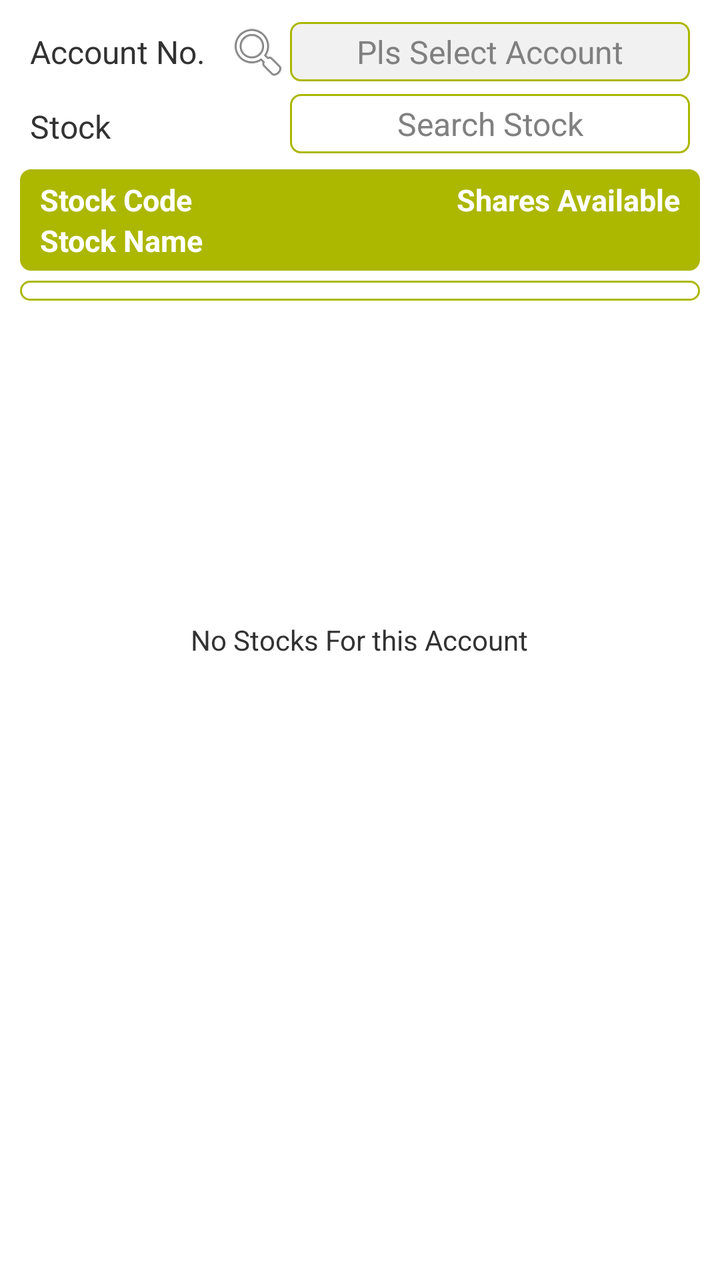
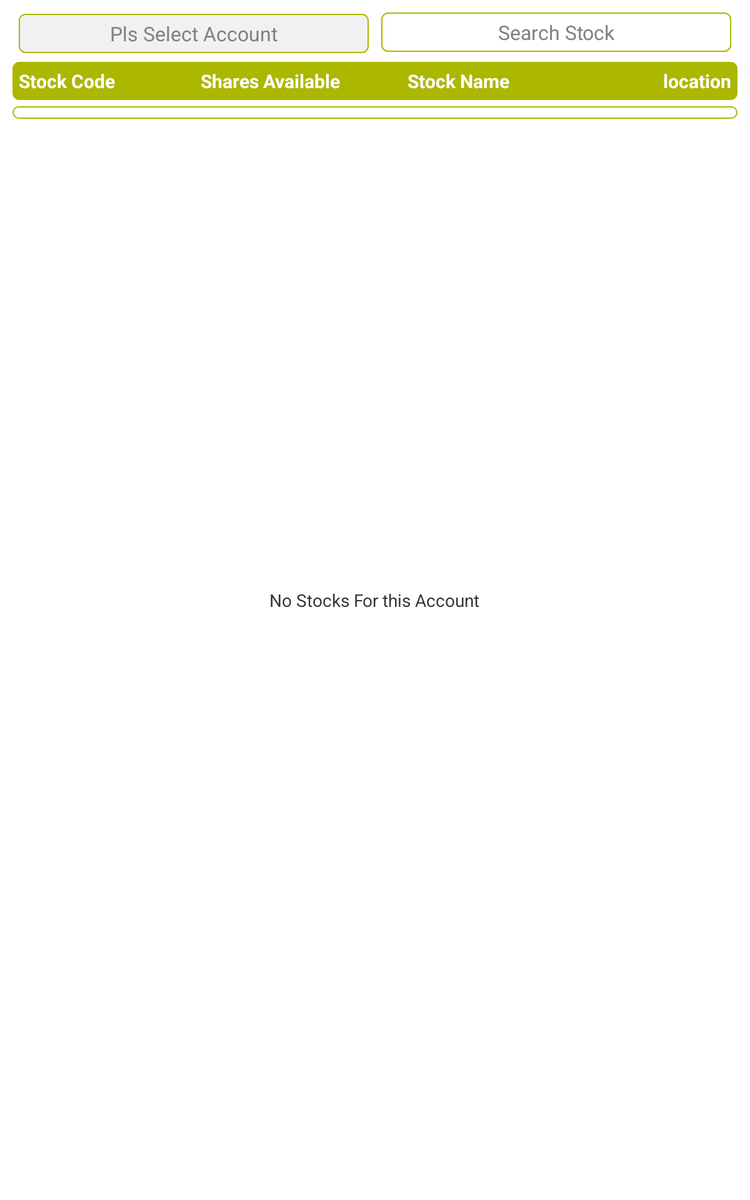

One screen, two layout resources from the same app: the default and the repository's alternative for another configuration. Each is rendered where Android would select it; the XML of both is given below.
<!-- AndroidManifest.xml: application theme MyTheme -->
<!-- res/layout/activity_account.xml -->
<RelativeLayout xmlns:android="http://schemas.android.com/apk/res/android"
    xmlns:tools="http://schemas.android.com/tools"
    android:layout_width="match_parent"
    android:layout_height="match_parent"
    tools:context="com.example.ifis.AccountActivity" >
    

    
		 <LinearLayout
            android:layout_width="wrap_content"
            android:layout_height="wrap_content"
            android:orientation="vertical" >
            
		     
             <LinearLayout
                             
            android:layout_marginLeft="10dp"
        	android:layout_marginRight="10dp"
       		android:layout_marginTop="10dp"
       		android:layout_marginBottom="5dp"
            android:background="@drawable/card_layout"
            android:layout_width="match_parent"
            android:layout_height="wrap_content"
            android:orientation="vertical" >

            <RelativeLayout
                android:layout_marginLeft="5dp"
                android:layout_marginRight="5dp"
                android:layout_weight="1.3"
                android:layout_width="match_parent"
                android:layout_height="wrap_content" >
                
                <TextView
                android:id="@+id/textViewACC1"
                android:layout_width="wrap_content"
                android:layout_height="wrap_content"
                android:layout_alignParentLeft="true"
                android:layout_centerVertical="true"
                android:text="Account No."
                android:textSize="16sp" />
                
      

                <ImageButton
                    android:background="@android:color/transparent"
                    android:layout_toLeftOf="@+id/accDisplayET"
                    android:id="@+id/searchAccButton"
                    android:layout_centerVertical="true"
                    android:layout_width="wrap_content"
                    android:layout_height="wrap_content"
                    android:onClick="didClickAccSrch"
                    android:src="@android:drawable/ic_menu_search" />

                <EditText
                    android:textSize="16sp"
                    android:padding="4dp"
                    android:gravity="center"
                    android:clickable="false" 
        			android:cursorVisible="false" 
        			android:focusable="false"
        			android:focusableInTouchMode="false"
                    android:id="@+id/accDisplayET"
                    android:layout_width="200dp"
                    android:layout_height="wrap_content"
                    android:layout_alignParentRight="true"
                    android:layout_centerVertical="true"
                    android:background="@drawable/readonly_box"
                    android:ems="10"
                    android:hint="Pls Select Account"
                    android:imeActionLabel="Done"
                    android:imeOptions="actionDone"
                    android:inputType="text"
                    android:paddingLeft="@dimen/activity_horizontal_margin"
                    android:textColor="@color/text_main_color" />


            </RelativeLayout>

            <RelativeLayout
                android:layout_marginTop="5dp"
                android:layout_weight="1"
                android:layout_marginLeft="5dp"
                android:layout_marginRight="5dp"
                android:layout_width="wrap_content"
                android:layout_height="wrap_content" >
                
                <TextView
                android:id="@+id/textViewACC2"
                android:layout_width="wrap_content"
                android:layout_height="wrap_content"
                android:layout_alignParentLeft="true"
                android:layout_centerVertical="true"
                android:text="Stock"
                android:textSize="16sp" />

            <EditText
                android:padding="4dp"
                android:id="@+id/stkAccET"
                android:layout_width="200dp"
                android:layout_height="wrap_content"
                android:layout_alignParentRight="true"
                android:layout_alignParentTop="true"
                android:textSize="16sp"
                android:background="@drawable/borderbluesolidwhite"
                android:ems="10"
                android:hint="Search Stock"
                android:gravity="center"
                android:imeActionLabel="Done"
                android:imeOptions="actionDone"
                android:inputType="text"
                android:layout_marginBottom="3dp"
                android:paddingLeft="@dimen/activity_horizontal_margin"
                android:textColor="@color/text_main_color" >
               </EditText>
                
            </RelativeLayout>

           

        </LinearLayout>

             <RelativeLayout
                
                android:paddingTop="5dp"
            	android:paddingBottom="5dp"
            	android:paddingLeft="5dp"
            	android:layout_marginBottom="5dp"
            	android:layout_marginLeft="10dp"
            	android:paddingRight="5dp"
            	android:layout_marginRight="10dp"
            	android:background="@drawable/table_heading"
                android:layout_width="match_parent"
                android:layout_height="wrap_content" >

                 <LinearLayout
                     android:layout_marginLeft="5dp"
                     android:layout_marginRight="5dp"
                     android:layout_width="wrap_content"
                     android:layout_height="wrap_content"
                     android:orientation="vertical" >

                     <RelativeLayout
                         android:layout_width="match_parent"
                         android:layout_height="wrap_content" >
                         
                          <TextView
                            	android:textColor="@android:color/white"
                    			android:textSize="15sp"
                    			android:textStyle="bold"
                    			android:layout_gravity="left"
               					android:id="@+id/textViewACC6"
                				android:layout_width="wrap_content"
                				android:layout_height="wrap_content"
                				android:layout_alignParentLeft="true"
                				android:layout_centerVertical="true"
                				android:text="Stock Code"
                				android:textAppearance="?android:attr/textAppearanceSmall" />
                          
                         
                          <TextView
                              android:textColor="@android:color/white"
                    			android:textSize="15sp"
                    			android:textStyle="bold"
                    			android:gravity="right"
                				android:id="@+id/textViewACC8"
                				android:layout_marginLeft="15dp"
                				android:layout_alignParentRight="true"
                				android:layout_width="wrap_content"
                				android:layout_height="wrap_content"
                				android:layout_centerHorizontal="true"
                				android:layout_centerVertical="true"
                				android:text="Shares Available"
                				/>
        
                          
                         
                     </RelativeLayout>

                     <RelativeLayout
                         android:layout_width="match_parent"
                         android:layout_height="wrap_content" >
                          
                         
                         
                                            <TextView
                            	android:textColor="@android:color/white"
                    			android:textSize="15sp"
                    			android:textStyle="bold"
                    			android:layout_gravity="left"
               					android:id="@+id/textViewACC4"                				
                				android:layout_width="wrap_content"
                				android:layout_height="wrap_content"
                				android:layout_alignParentLeft="true"
                				android:layout_centerVertical="true"
                				android:text="Stock Name"
                				android:textAppearance="?android:attr/textAppearanceSmall" />
                          
                        
                          
                         
                     </RelativeLayout>

                 </LinearLayout>

             </RelativeLayout>

             <ListView
                 
                 android:paddingTop="5dp"
            android:paddingBottom="5dp"
           
            android:layout_marginBottom="5dp"
            android:layout_marginLeft="10dp"
            
            android:layout_marginRight="10dp"
            android:background="@drawable/borderbluesolidwhite"
                 android:id="@+id/stocklistView1"
                 android:layout_width="match_parent"
                 android:layout_height="wrap_content" >
             </ListView>
		     
        </LinearLayout>

		 <TextView
		     android:layout_centerHorizontal="true"
		     android:layout_centerVertical="true"
		     android:id="@+id/emptyTV2"
		     android:layout_width="wrap_content"
		     android:layout_height="wrap_content"
		     android:text="No Stocks For this Account" />
   
</RelativeLayout>
<!-- resources referenced by this layout -->
<resources>
  <color name="text_main_color">#6c6c6e</color>
  <!-- drawable borderbluesolidwhite (drawable-hdpi) -->
  <shape xmlns:android="http://schemas.android.com/apk/res/android"
         android:shape="rectangle"
         android:color="@android:color/white" >
    
    <corners
        android:radius="5dp"
        android:topLeftRadius="5dp"
        android:topRightRadius="5dp"
        android:bottomRightRadius="5dp"
        android:bottomLeftRadius="5dp" />
    <stroke
        android:width="1dp"
        android:color="@color/ifisGreen" />
    <solid 
        android:color="@android:color/white" />
  </shape>
  <!-- drawable readonly_box (drawable-hdpi) -->
  <shape xmlns:android="http://schemas.android.com/apk/res/android"
         android:shape="rectangle"
         android:color="@android:color/white" >
    
    <corners
        android:radius="5dp"
        android:topLeftRadius="5dp"
        android:topRightRadius="5dp"
        android:bottomRightRadius="5dp"
        android:bottomLeftRadius="5dp" />
    <stroke
        android:width="1dp"
        android:color="@color/ifisGreen" />
    <solid 
        android:color="@color/readOnly" />
  </shape>
  <!-- drawable table_heading (drawable-hdpi) -->
  <shape xmlns:android="http://schemas.android.com/apk/res/android"
         android:shape="rectangle"
         android:color="@android:color/white" >
    <corners
        android:radius="5dp"
        android:topLeftRadius="5dp"
        android:topRightRadius="5dp"
        android:bottomRightRadius="5dp"
        android:bottomLeftRadius="5dp" />
    <stroke
        android:width="1dp"
        android:color="@color/ifisGreen" />
    <solid 
        android:color="@color/ifisGreen" />
  </shape>
  <style name="MyTheme" parent="@android:style/Theme.Holo.Light">
          <item name="android:actionBarStyle">@style/MyActionBar</item>
      </style>
  <color name="ifisGreen">#ACB700</color>
  <color name="readOnly">#F1F1F1</color>
  <style name="MyActionBar" parent="@android:style/Widget.Holo.Light.ActionBar">
          <item name="android:background">@color/ifisGreen</item>
          <item name="android:icon">@android:color/transparent</item>
          <item name="android:textColor">@color/ifisGreen</item>
          <item name="android:height">30dp</item>        
      </style>
</resources>
<!-- res/layout-sw600dp/activity_account.xml (the repository's variant of the layout above) -->
<!-- drawn on a 7-inch tablet held upright -->
<RelativeLayout xmlns:android="http://schemas.android.com/apk/res/android"
    xmlns:tools="http://schemas.android.com/tools"
    android:layout_width="match_parent"
    android:layout_height="match_parent"
    tools:context="com.example.ifis.AccountActivity" >
    

    
		 <LinearLayout
            android:layout_width="wrap_content"
            android:layout_height="wrap_content"
            android:orientation="vertical" >
            
		     
             <LinearLayout
            android:gravity="center"          
            android:layout_marginLeft="10dp"
        	android:layout_marginRight="10dp"
       		android:layout_marginTop="10dp"
       		android:layout_marginBottom="5dp"
            android:background="@drawable/card_layout"
            android:layout_width="match_parent"
            android:layout_height="wrap_content"
            android:orientation="horizontal" >

            <RelativeLayout
                android:layout_marginLeft="5dp"
                android:layout_marginRight="5dp"
                android:layout_weight="1"
                android:layout_width="match_parent"
                android:layout_height="wrap_content" >
                
                <TextView
                android:id="@+id/textViewACC1"
                android:layout_width="wrap_content"
                android:layout_height="wrap_content"
                android:layout_alignParentLeft="true"
                android:layout_centerVertical="true"
                android:text="Account No."
                android:textSize="16sp" />
                
      

                <ImageButton
                    android:background="@android:color/transparent"
                    android:layout_toLeftOf="@+id/accDisplayET"
                    android:id="@+id/searchAccButton"
                    android:layout_centerVertical="true"
                    android:layout_width="wrap_content"
                    android:layout_height="wrap_content"
                    android:onClick="didClickAccSrch"
                    android:src="@android:drawable/ic_menu_search" />

                <EditText
                    android:textSize="16sp"
                    android:padding="5dp"
                    android:gravity="center"
                    android:clickable="false" 
        			android:cursorVisible="false" 
        			android:focusable="false"
        			android:focusableInTouchMode="false"
                    android:id="@+id/accDisplayET"
                    android:layout_width="300dp"
                    android:layout_height="wrap_content"
                    android:layout_alignParentRight="true"
                    android:layout_centerVertical="true"
                    android:background="@drawable/readonly_box"
                    android:ems="10"                    
                    android:hint="Pls Select Account"
                    android:imeActionLabel="Done"
                    android:imeOptions="actionDone"
                    android:inputType="text"
                    android:paddingLeft="@dimen/activity_horizontal_margin"
                    android:textColor="@color/text_main_color" />


            </RelativeLayout>

            <RelativeLayout
                
                android:layout_weight="1"
                android:layout_marginLeft="5dp"
                android:layout_marginRight="5dp"
                android:layout_width="wrap_content"
                android:layout_height="wrap_content" >
                
                <TextView
                android:id="@+id/textViewACC2"
                android:layout_width="wrap_content"
                android:layout_height="wrap_content"
                android:layout_toLeftOf="@+id/stkAccET"
                android:layout_marginRight="10dp"
                android:layout_centerVertical="true"
                android:text="Stock"
                android:textSize="16sp" />

            <EditText
                android:id="@+id/stkAccET"
                android:textSize="16sp"
                android:layout_width="300dp"
                android:layout_height="wrap_content"
                android:layout_alignParentRight="true"
                android:layout_alignParentTop="true"
                android:padding="5dp"
                android:background="@drawable/borderbluesolidwhite"
                android:ems="10"
                android:hint="Search Stock"
                android:gravity="center"
                android:imeActionLabel="Done"
                android:imeOptions="actionDone"
                android:inputType="text"
                android:layout_marginBottom="3dp"
                android:paddingLeft="@dimen/activity_horizontal_margin"
                android:textColor="@color/text_main_color" >
               </EditText>
                
            </RelativeLayout>

           

        </LinearLayout>

             <RelativeLayout
                
                android:paddingTop="5dp"
            	android:paddingBottom="5dp"
            	android:paddingLeft="5dp"
            	android:layout_marginBottom="5dp"
            	android:layout_marginLeft="10dp"
            	android:paddingRight="5dp"
            	android:layout_marginRight="10dp"
            	android:background="@drawable/table_heading"
                android:layout_width="match_parent"
                android:layout_height="wrap_content" >

                 <LinearLayout
                     android:layout_width="fill_parent"
                     android:layout_height="wrap_content"
                     android:orientation="vertical" >

                     <LinearLayout
                         android:layout_width="match_parent"
                         android:layout_height="wrap_content" >
                         
                         <TextView
                             android:layout_weight="1"
                            	android:textColor="@android:color/white"
                    			android:textSize="15sp"
                    			android:textStyle="bold"
                    			android:layout_gravity="left"
               					android:id="@+id/textViewACC6"
                				android:layout_width="wrap_content"
                				android:layout_height="wrap_content"
                				android:text="Stock Code"
                				android:textAppearance="?android:attr/textAppearanceSmall" />
                          
                         
                          <TextView
                             android:layout_weight="1"
                              android:textColor="@android:color/white"
                    			android:textSize="15sp"
                    			android:textStyle="bold"
                    			android:gravity="left"
                				android:id="@+id/textViewACC8"
                				android:layout_marginLeft="15dp"
                				android:layout_width="wrap_content"
                				android:layout_height="wrap_content"
                				android:text="Shares Available"
                				/>
        
                         
                                            <TextView
                             android:layout_weight="1"
                            	android:textColor="@android:color/white"
                    			android:textSize="15sp"
                    			android:textStyle="bold"
                    			android:layout_gravity="left"
               					android:id="@+id/textViewACC4"                				
                				android:layout_width="wrap_content"
                				android:layout_height="wrap_content"
                				android:text="Stock Name"
                				android:textAppearance="?android:attr/textAppearanceSmall" />
                          
                          <TextView
                             android:layout_weight="1"
                              android:textColor="@android:color/white"
                    			android:textSize="15sp"
                    			android:textStyle="bold"
                    			android:gravity="right"
                				android:id="@+id/textViewACC5"
                				android:layout_marginLeft="15dp"
                				android:layout_width="wrap_content"
                				android:layout_height="wrap_content"
                				android:text="location"
                				/>
                         
                         
                     </LinearLayout>

                 </LinearLayout>

             </RelativeLayout>

             <ListView
                 
                 android:paddingTop="5dp"
            android:paddingBottom="5dp"
            android:paddingLeft="5dp"
            android:layout_marginBottom="5dp"
            android:layout_marginLeft="10dp"
            android:paddingRight="5dp"
            android:layout_marginRight="10dp"
            android:background="@drawable/borderbluesolidwhite"
                 android:id="@+id/stocklistView1"
                 android:layout_width="match_parent"
                 android:layout_height="wrap_content" >
             </ListView>
		     
        </LinearLayout>

		 <TextView
		     android:layout_centerHorizontal="true"
		     android:layout_centerVertical="true"
		     android:id="@+id/emptyTV2"
		     android:layout_width="wrap_content"
		     android:layout_height="wrap_content"
		     android:text="No Stocks For this Account" />
   
</RelativeLayout>
